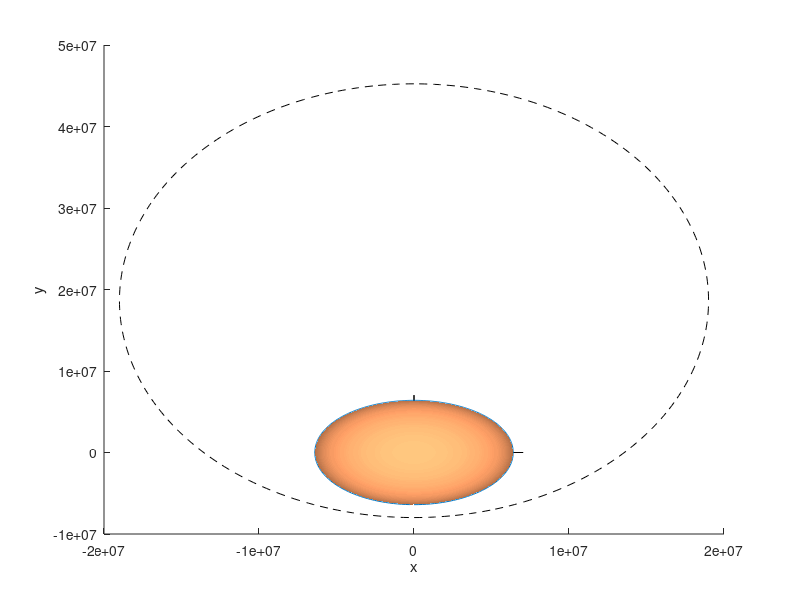

Reproduce this figure in MATLAB. (Note: this script raises an error after producing the figure.)
clear all;

% This code computes different types of orbit around the Earth
% Uncomment Om, w, inc, e, T and a to see to activate the different Orbits

we = 2*pi/3600/24; % Angular velocity of Earth
Re = 6400e3;            % Radius of Earth
mue= 398600.4418e9;% Earth gravitational parameter

% ------------------------------------------------ Here we define orbits

% LEO Orbit
% Om = 0/180*pi;    % Longitude of ascending node
% w  = 0/180*pi;    % Argument of periapsis
% inc= 0/180*pi;    % Inclination
% e  = 0;         % Eccentricity
% a = ((5400/2/pi)^2*mue)^(1/3); % Semi-major axis for LEO

% Transfer orbit
% Om = 0/180*pi;    % Longitude of ascending node
% w  = 0/180*pi;    % Argument of periapsis
% inc= 28/180*pi;    % Inclination
% e  = 0.7278;         % Eccentricity
% a = 0.5*((((5400/2/pi)^2*mue)^(1/3))+((mue/we^2)^(1/3))); % Semi-major axis for transfer orbit

% GEO Orbit
% Om = 0/180*pi;    % Longitude of ascending node
% w  = 0/180*pi;    % Argument of periapsis
% inc= 0/180*pi;    % Inclination
% e  = 0;         % Eccentricity
% a  = (mue/we^2)^(1/3); % Semi-major axis for GEO

% Molnyia Orbit
Om = 0;    % Longitude of ascending node
w  = 90/180*pi;    % Argument of periapsis
inc= -30/180*pi;    % Inclination
e  = 0.7;          % Eccentricity
T = 12*3600;       % Period of 12 h
a  = (mue*T^2/(2*pi)^2)^(1/3); % Semi-major axis for Molnyia

% --------------------------------------------------------------------

Rxi  = [1 0 0; 0 cos(inc) -sin(inc); 0 sin(inc) cos(inc)]; % Rotating about x for inclination

Ef = 360; % Final eccentric anomaly
xyz = zeros(3,Ef); % Vector containing cartesian coordinates
G   = zeros(3,Ef); % Ground track
for j=1:Ef
    E(j) = j/180*pi; % Our independent variable is the eccentric anomaly
    v(j) = 2*atan(sqrt((1+e)/(1-e))*tan(E(j)/2)); % Calculate true anomaly as fctn of E
    %t(j) = sqrt(a^3/mue)*(E(j)-e*sin(E(j))); % Calculate time as fctn of E
    t(j)=0; % Set time to zero for ECI frame track
    
    r = [a*(1-e^2)/(1+e*cos(v(j))); 0; 0]; % Vector pointing to the spacecraft in local coordinates
    RzOm = [cos(Om-we*t(j)) -sin(Om-we*t(j)) 0; sin(Om-we*t(j)) cos(Om-we*t(j)) 0; 0 0 1]; % Rotating about z Omega and Earth rotation
    %RzOm = [cos(Om) -sin(Om) 0; sin(Om) cos(Om) 0; 0 0 1]; % Rotating about z Omega and Earth rotation
    Rzwv = [cos(w+v(j)) -sin(w+v(j)) 0; sin(w+v(j)) cos(w+v(j)) 0; 0 0 1]; % Rotation about z of w and v
    R = RzOm*Rxi*Rzwv; % Rotation matrix
    xyz(:,j) = R'*r; % Transform to cartesian coordinates
    G(:,j) = Re/norm(xyz(:,j))*xyz(:,j); % Ground track
    lbd(j) = atan2(G(2,j),G(1,j));
end

figure(1);
hold on;
plot3([0 Re*1.1 0 0 0 0],[0 0 0 Re*1.1 0 0],[0 0 0 0 0 Re*1.1],'k');
%plot3([0 xyz(1,1)],[0 xyz(2,1)],[0 xyz(3,1)]);
plot3(xyz(1,:),xyz(2,:),xyz(3,:),'--k'); % Plot spacecraft position
plot3(G(1,:),G(2,:),G(3,:)); % Plot ground track
xlabel('x'); ylabel('y'); zlabel('z');
%camorbit(-45,25)
[xs,ys,zs] = sphere(100);
surf(Re*xs,Re*ys,Re*zs,'EdgeColor','none'); % Draw Earth
colormap copper;
alpha(0.5);
axis([-5e7 5e7 -5e7 5e7 -5e7 5e7]);

% figure(2);
% xx = linspace(0,360,Ef);
% plot(xx,lbd);




